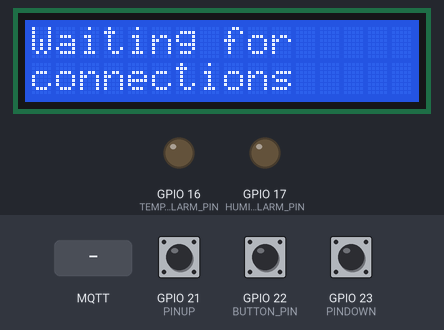
Recording of a sketch running on a simulated ESP32. On the bench: 16×2 character LCD, output pins drawn as LEDs (lit = HIGH). Inputs (shaded band) come from the test bench; at power-on: GPIO 21 (PINUP) HIGH, GPIO 23 (PINDOWN) HIGH, GPIO 22 (BUTTON_PIN) HIGH. WiFi joins after 1.5 s; servers stay silent unless stated; no MQTT or app messages arrive unless stated; what the sketch prints to the serial monitor is not drawn.

Above: at 3.7 s.
3.8 s: MQTT message "temperature" arrives on the first subscribed topic
At 4.9 s:
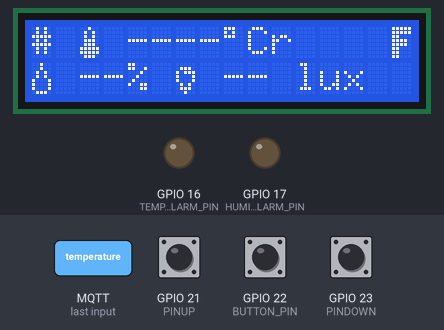
5.4 s: GPIO 21 (PINUP) pulled LOW for 0.15 s
At 5.9 s:
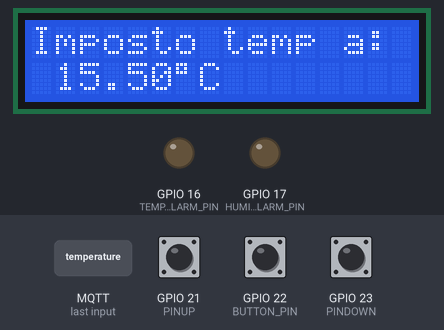
8.9 s: GPIO 23 (PINDOWN) pulled LOW for 0.15 s
At 9.4 s:
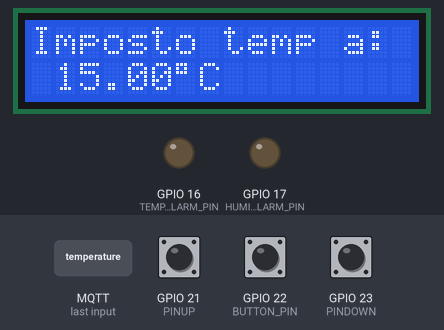
12.4 s: GPIO 23 (PINDOWN) pulled LOW for 1 s
At 13.3 s:
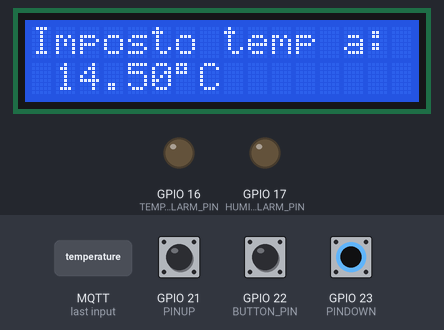
Timing chart, 0 to 15.4 s (numbered marks = the images above; inputs shaded):
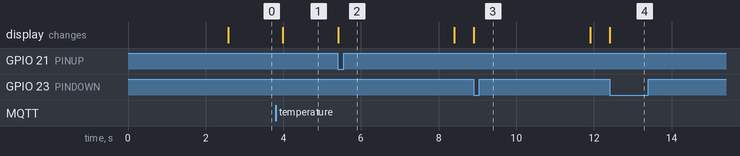

The sketch:

Gateway.ino
```cpp
#include <ArduinoJson.h>
#include <UniversalTelegramBot.h>
#include <WiFi.h>
#include <WiFiClient.h>
#include <WiFiClientSecure.h>
#include <LiquidCrystal.h>
#include <PubSubClient.h>
#include "Gateway.h"

/**
 * Struttura nella quale vengono salvati i dati relativi ad ogni
 * sensore connesso al sistema
 */
struct Sensor {
  String name;
  int lastConnection;
  String temperature;
  String humidity;
  String brightness;
  float setTemp;
};
//Lista dove vengono salvati tutti i sensori connessi
Sensor sensors[MAX_SENSOR_NUM];
/**
 * Indice che "scorre" sulla lista definita sopra. Questo indice punta
 * al sensore del quale si vogliono scrivere le informazioni sullo schermo
 * LCD. Ogni volta che il bottone viene premuto il suo valore è incrementato,
 * e nel caso superi il limite (arraySize, definito sotto) allora riparte da 0
 */
int selectedIndex = -1;
/**
 * Variabile che salva il numero di sensori attualmente attivi
 * Viene incrementata ogni volta che un nuovo sensore si connette
 */
int arraySize = 0;

//inizializzazione del display
LiquidCrystal lcd(14, 12, 33, 25, 26, 27);

//inizializzazione oggetti per Telegram
WiFiClientSecure clientSec;
UniversalTelegramBot bot(BOTtoken, clientSec);

unsigned long lastTimeBotRan;

//inizializzazione oggetti per MQTT
WiFiClient espClient;
PubSubClient client(espClient);

//funzione per la connessione al WIFI
void connectToWifi() {
  Serial.println("");
  Serial.print("Connecting to ");
  Serial.print(WIFI_SSID);

  WiFi.mode(WIFI_STA);
  WiFi.begin(WIFI_SSID, WIFI_PASSWORD);

  #ifdef ESP32
    clientSec.setCACert(TELEGRAM_CERTIFICATE_ROOT); // set del certificato root per api.telegram.org
  #endif

  while (WiFi.status() != WL_CONNECTED) {
    delay(DELAY_WIFI_TRY);
    Serial.print(".");
  }

  Serial.println("");
  Serial.println("Wifi connected");
  Serial.println("Indirizzo IP: ");
  Serial.println(WiFi.localIP());
}
//interrupt per i tasti regolazione temperatura
int timeUpDown = 0;
bool upPressed = false;
bool downPressed = false;

void IRAM_ATTR butUpInterrupt(){
  upPressed = true;
}
void IRAM_ATTR butDownInterrupt(){
  downPressed = true;
}

//interrupt per il tasto che cambia schermata
bool buttonPressed = false;
void IRAM_ATTR buttonPressedInterrupt() {
  if(timeUpDown == 0) {
    buttonPressed = true;
  }
}

void setTemperature(String sensorName, float temperature) {
  String topic = "progettoEle/" + sensorName + "/setT";
  client.publish(topic.c_str(), String(temperature).c_str());
}

int clearSensorList() {
  Sensor newArray[MAX_SENSOR_NUM];
  int newSize = 0;
  int now = millis();

  for(int i = 0; i < arraySize; i++) {
    if(now - sensors[i].lastConnection < DELETE_SENSOR_TIME * 1000) {
      newArray[newSize] = sensors[i];
      newSize++;

      //Ai sensori collegati invia la temperatura settata
      String topic = "progettoEle/" + sensors[i].name + "/setT";
      client.publish(topic.c_str(), String(sensors[i].setTemp).c_str());
    }
  }

  if(newSize == 0) {
    selectedIndex = -1;
  } else {
    selectedIndex = 0;
  }

  int difference = arraySize - newSize;
  arraySize = newSize;

  for(int i = 0; i < newSize; i++) {
    sensors[i] = newArray[i];
  }

  return difference;
}

int startMillisDrawTask = 0;
int startMillisClearSensorsList = millis();
/**
 * Funzione che gestisce la scrittura sul display LCD
 */
void DrawTaskCode(void* param) {
  for(;;) {
    delay(DELAY_WATCHDOG_RESET);
    int currentMillis = millis();

    if(currentMillis - startMillisDrawTask >= REFRESH_RATE){
      if(buttonPressed && selectedIndex != -1) {
        buttonPressed = false;
        selectedIndex = (selectedIndex + 1) % arraySize;
      }

      startMillisDrawTask = currentMillis;
      draw();
    }

    if(currentMillis - startMillisClearSensorsList >= CLEAR_SENSOR_LIST_RATE * 1000) {
      client.unsubscribe("progettoEle/#");

      int deleted = clearSensorList();
      if(deleted > 0) {
        lcd.clear();
        lcd.home();
        lcd.print("Deleted ");
        lcd.print(deleted);
        lcd.setCursor(0, 1);
        lcd.print("sensors");
        digitalWrite(HUMIDITY_ALARM_PIN, LOW);
        digitalWrite(TEMPERATURE_ALARM_PIN, LOW);
        delay(DELAY_AFTER_REMOVED_SENSOR);
      }

      client.subscribe("progettoEle/#");
      startMillisClearSensorsList = currentMillis;
    }
  }
}
TaskHandle_t DrawTask;

void callback(char* topic, byte* message, unsigned int length) {
  Serial.print("Message arrived on topic: ");
  Serial.print(topic);
  Serial.print(". Message: ");
  String messageTemp;

  for (int i = 0; i < length; i++) {
    Serial.print((char)message[i]);
    messageTemp += (char)message[i];
  }

  int firstIndex = String(topic).indexOf('/');
  String rightTopic = String(topic).substring(firstIndex + 1);
  int secondIndex = rightTopic.indexOf('/');
  String espId = rightTopic.substring(0, secondIndex);
  String param = String(rightTopic).substring(secondIndex + 1);

  Sensor s = {"", 0, "----", "--", "--", 15.0};
  Sensor *sensor = &s;
  for(int i = 0; i < arraySize; i++) {
    if(sensors[i].name == espId) {
      sensor = &sensors[i];
    }
  }

  if(sensor->name == "" && arraySize < MAX_SENSOR_NUM) {
    sensor->name = espId;
    sensors[arraySize] = *sensor;
    arraySize++;

    if(arraySize == 1) {
       selectedIndex = 0;
    }

    setTemperature(espId, 15.0);
  }

  sensor->lastConnection = millis();
  if(param == "temperature") {
    //tronco il valore di temperatura a 3 caratteri per la visualizzazione su display
    messageTemp.remove(4);
    sensor->temperature = messageTemp;
  }
  if(param == "humidity") {
    sensor->humidity = messageTemp;
  }
  if(param == "brightness") {
    sensor->brightness = messageTemp;
  }
}

void draw() {
  lcd.setCursor(0, 0);
  if(selectedIndex == -1) {
    lcd.print("Waiting for     ");
    lcd.setCursor(0, 1);
    lcd.print("connections     ");
    return;
  }
  Serial.println(selectedIndex);
  Sensor sensor = sensors[selectedIndex];
  if(sensor.temperature.toFloat() >= WARNING_TEMP) {
    digitalWrite(TEMPERATURE_ALARM_PIN, HIGH);
  } else {
    digitalWrite(TEMPERATURE_ALARM_PIN, LOW);
  }

  if(sensor.humidity.toFloat() >= WARNING_HUM) {
    digitalWrite(HUMIDITY_ALARM_PIN, HIGH);
  } else {
    digitalWrite(HUMIDITY_ALARM_PIN, LOW);
  }

  lcd.print(sensor.name);
  lcd.print(" ");
  lcd.write(1);
  lcd.print(" " + sensor.temperature);
  lcd.print((char)223);
  lcd.print("C");

  lcd.setCursor(0, 1);
  lcd.write(2);
  lcd.print(" " + sensor.humidity + "%  ");

  lcd.setCursor(6, 1);
  lcd.write(3);
  lcd.print(" " + sensor.brightness + " lux ");


  lcd.setCursor(15, 0);
  if(sensor.temperature.toFloat() < sensor.setTemp ){
    lcd.write(5);
  }
  /**
   * Se il sensore non si connette da più di 30 secondi, viene segnalato tramite
   * un'icona nell'angolo in alto a destra del display
   * Nel ramo else viene scritto uno spazio bianco per "pulire" nel caso l'icona
   * vada eliminata
   */
  else if(millis() - sensor.lastConnection > DELAY_SENSOR_WARNING * 1000) {
    lcd.write(4);
  } else {
    lcd.print(" ");
  }
}
//funzione per la connessione al server MQTT
void connectToMQTTServer() {
  //Cicla fino a che non si connette
  while (!client.connected()) {
    Serial.print("Attempting MQTT connection...");
    //Prova a connettersi
    if (client.connect("ESP_GATEWAY")) {
      Serial.println("connected");
      //Se la connessiona va a buon fine, si fa la subscribe al topic
      client.subscribe("progettoEle/#");
    } else {
      //Se la connessione non va a buon fine, si scrivono le informazioni di errore e si riprova dopo 1 secondo
      Serial.print("failed, rc=");
      Serial.print(client.state());
      Serial.println(" try again in 5 seconds");

      delay(DELAY_AFTER_SETUP);
    }
  }
}

/**
 * Funzione che gestisce il bot telegram
 */
void TelegramBotTaskCode(void* param) {
  for(;;) {
    delay(DELAY_WATCHDOG_RESET);
    if (millis() > lastTimeBotRan + BOT_DELAY_REFRESH)  {
      int numNewMessages = bot.getUpdates(bot.last_message_received + 1);
      while(numNewMessages) {
        Serial.println("got response");
        handleNewMessages(numNewMessages);
        numNewMessages = bot.getUpdates(bot.last_message_received + 1);
      }
      lastTimeBotRan = millis();
    }
  }
}
TaskHandle_t TelegramBotTask;
//funzione che si occupa della ricezione dei messaggi e della risposta
void handleNewMessages(int numNewMessages) {
  Serial.println("handleNewMessages");
  Serial.println(String(numNewMessages));

  for (int i=0; i<numNewMessages; i++) {
    // Chat id of the requester
    String chat_id = String(bot.messages[i].chat_id);
    if(String(CHATS_ID).indexOf(chat_id) == -1){
      bot.sendMessage(chat_id, "Unauthorized user " + chat_id, "");
      continue;
    }

    // Print the received message
    String text = bot.messages[i].text;
    Serial.println(text);

    String from_name = bot.messages[i].from_name;

    if (text == "/start") {
      String welcome = "Welcome, " + from_name + ".\n";
      welcome += "Use the following command to know the connected sensor.\n\n";
      welcome += "/sensors\n";
      bot.sendMessage(chat_id, welcome, "");

      continue;
    }

    if(text == "/sensors") {
      if(arraySize == 0) {
        bot.sendMessage(chat_id, "No sensor is connected. Try later", "");
        continue;
      }

      String devicesList = "Sensors connected:\n";
      for(int i = 0; i < arraySize; i++) {
        devicesList += "/" + sensors[i].name + "\n";
      }

      bot.sendMessage(chat_id, devicesList, "");
      continue;
    }

    String sensorName = text.substring(1);
    Sensor sensor = {"", 0, "", "", ""};
    for(int i = 0; i < arraySize; i++) {
        if(sensors[i].name == sensorName) {
          sensor = sensors[i];
          break;
        }
    }

    String sensorInfo;
    if(sensor.name == "") {
      sensorInfo = "Sensor with name " + sensorName + " not found";
    } else {
      sensorInfo = "Data of " + sensorName + "\n";
      sensorInfo += "Temperature: " + sensor.temperature + "°C\n";
      sensorInfo += "Humidity: " + sensor.humidity + "%\n";
      sensorInfo += "Brightness: " + sensor.brightness + "lux\n";
    }

    bot.sendMessage(chat_id, sensorInfo, "");
  }
}

void setup() {
  Serial.begin(115200);

  //Pin degli allarmi settati come output
  pinMode(TEMPERATURE_ALARM_PIN, OUTPUT);
  pinMode(HUMIDITY_ALARM_PIN, OUTPUT);

  //Per sicurezza li setto subito a low, se dovranno essere high verrano impostati nella funzione draw
  digitalWrite(TEMPERATURE_ALARM_PIN, LOW);
  digitalWrite(HUMIDITY_ALARM_PIN, LOW);

  //pin del bottone come input
  pinMode(BUTTON_PIN, INPUT_PULLUP);
  attachInterrupt(BUTTON_PIN, buttonPressedInterrupt, FALLING);

  //setup pin regolazione temperatura
  pinMode(PINUP, INPUT_PULLUP);
  pinMode(PINDOWN, INPUT_PULLUP);
  attachInterrupt(PINUP, butUpInterrupt, FALLING);
  attachInterrupt(PINDOWN, butDownInterrupt, FALLING);

  // Setto il numero di righe e di colonne del display
  lcd.begin(16, 2);
  //Messaggio iniziale
  lcd.print("Welcome...");
  lcd.setCursor(0, 1);
  lcd.print("WIFI Thermostat");
  //creo i caratteri speciali per LCD
  lcd.createChar(1, termometro);
  lcd.createChar(2, goccia);
  lcd.createChar(3, lampadina);
  lcd.createChar(4, warning);
  lcd.createChar(5, fuego);
  //Connessione al wifi
  connectToWifi();
  delay(DELAY_AFTER_SETUP);

  //connessione a MQTT
  client.setServer(MQTT_HOST, MQTT_PORT);
  client.setCallback(callback);

  draw();

  //Istanziamento del task relativo alla gestione della scrittura sul display sul primo core del processore
  xTaskCreatePinnedToCore(DrawTaskCode, "DrawTask", 10000, NULL, 1, &DrawTask, 0);
  //Istanziamento del task relativo alla gestione del bot telegram sul secondo core del processore
  xTaskCreatePinnedToCore(TelegramBotTaskCode, "TelegramBotTask", 10000, NULL, 1, &TelegramBotTask, 1);
}

void loop() {
  if (!client.connected()) {
    connectToMQTTServer();
  }
  client.loop();
  //invio il messaggio sulla temperatura settata localmente
  if(timeUpDown != 0 && millis() - timeUpDown >= TIMEVISIBLE){
    setTemperature(sensors[selectedIndex].name, sensors[selectedIndex].setTemp);
    timeUpDown = 0;
    vTaskResume(DrawTask);
  }
  //gestione temperatura del riscaldamento tramite i 2 tasti
  if(upPressed){
    if(selectedIndex == -1)
      return;
    timeUpDown = millis();
    if(eTaskGetState(DrawTask) != eSuspended){
      vTaskSuspend(DrawTask);
    }
    sensors[selectedIndex].setTemp += 0.5;
    lcd.clear();
    lcd.print("Imposto temp a:");
    lcd.setCursor(1, 1);
    lcd.print(sensors[selectedIndex].setTemp);
    lcd.print((char)223);
    lcd.print("C");
    upPressed = false;
  }
  if(downPressed){
    if(selectedIndex == -1)
      return;
    timeUpDown = millis();
    if(eTaskGetState(DrawTask) != eSuspended){
      vTaskSuspend(DrawTask);
    }
    sensors[selectedIndex].setTemp -= 0.5;
    lcd.clear();
    lcd.print("Imposto temp a:");
    lcd.setCursor(1, 1);
    lcd.print(sensors[selectedIndex].setTemp);
    lcd.print((char)223);
    lcd.print("C");

    downPressed = false;
  }
}
```

Gateway.h
```cpp
//SSID e PASS del wifi
#define WIFI_SSID "alessandro"
#define WIFI_PASSWORD ""

//indirizzo e porta del server MQTT
#define MQTT_HOST "broker.hivemq.com"
#define MQTT_PORT 1883

//robe di telegram
#define BOTtoken "5039029687:AAE1sgr9d_WOaiKACnrFCg6RyBhlpFtysj0"  // your Bot Token (Get from Botfather)
#define CHATS_ID "485901444|364021314|848220826"

//Numero massimo di sensori collegabili
#define MAX_SENSOR_NUM 10

//Pin sul quale è "collegato" il bottone
#define BUTTON_PIN 22
//Frequenza di aggiornamento dello schermo LCD (in ms)
#define REFRESH_RATE 200
//Tempo di attesa prima della "pulizia" della lista dei sensori per rimuovere quelli non connessi (in Secondi)
#define CLEAR_SENSOR_LIST_RATE 30
//Tempo massimo di attesa prima dell'eliminazione di un sensore (in Secondi)
#define DELETE_SENSOR_TIME 60
//Tempo di attesa prima di mostrare il WARNING dovuto alla disconnesione di un sensore (in Secondi)
#define DELAY_SENSOR_WARNING 15
//Pin che accende il led rosso per segnalare l'allarme relativo alla temperatura
#define TEMPERATURE_ALARM_PIN 16
//Pin che accende il led verde per segnalare l'allarme relativo all'umidità
#define HUMIDITY_ALARM_PIN 17

//Tempo di aggiornamento delle richieste da telegram
#define BOT_DELAY_REFRESH 1000
//Tempo di attesa dopo essersi collegati al WiFi o al server MQTT
#define DELAY_AFTER_SETUP 1000
//tempo di attesa tra i tentativi di connessione al WiFi
#define DELAY_WIFI_TRY 100
//tempo minimo di attesa per attivare il delay e resettare il timer di watchdog del microprocessore
#define DELAY_WATCHDOG_RESET 1
//tempo di visualizzazione della scritta "Deleted N sensors" dopo aver eliminato dei sensori che non pubblicano più dati
#define DELAY_AFTER_REMOVED_SENSOR 4000

//temperatura e umidità limite per la segnalazione tramite led
#define WARNING_TEMP 22
#define WARNING_HUM 70


//pin dei tasti per il controllo tepmeratura
#define PINUP 21
#define PINDOWN 23
//durata visualizzazione della temperatura settata sul display (in ms)
#define TIMEVISIBLE 3000

//Simboli del display

byte lampadina[] = {
  B00000,
  B01110,
  B10111,
  B10001,
  B10001,
  B01010,
  B01110,
  B00100
};
byte termometro[8] = {
  B00100,
  B01010,
  B01010,
  B01110,
  B01110,
  B11111,
  B11111,
  B01110
};
byte goccia[8] = {
  B00100,
  B00100,
  B01010,
  B01010,
  B10001,
  B10001,
  B10001,
  B01110,
};
byte warning[8] = {
  B01110,
  B10001,
  B10101,
  B10101,
  B10001,
  B10101,
  B10001,
  B01110,
};
byte fuego[8] = {
  B11111,
  B11111,
  B11000,
  B11110,
  B11110,
  B11000,
  B11000,
  B11000,
};
```

Measured:
- after the input at 3.8 s, the display: changes after 0.18 s (image 1)
- after the input at 5.4 s, the display: changes at once (image 2)
- after the input at 8.9 s, the display: changes at once (image 3)
- after the input at 12.4 s, the display: changes at once (image 4)
